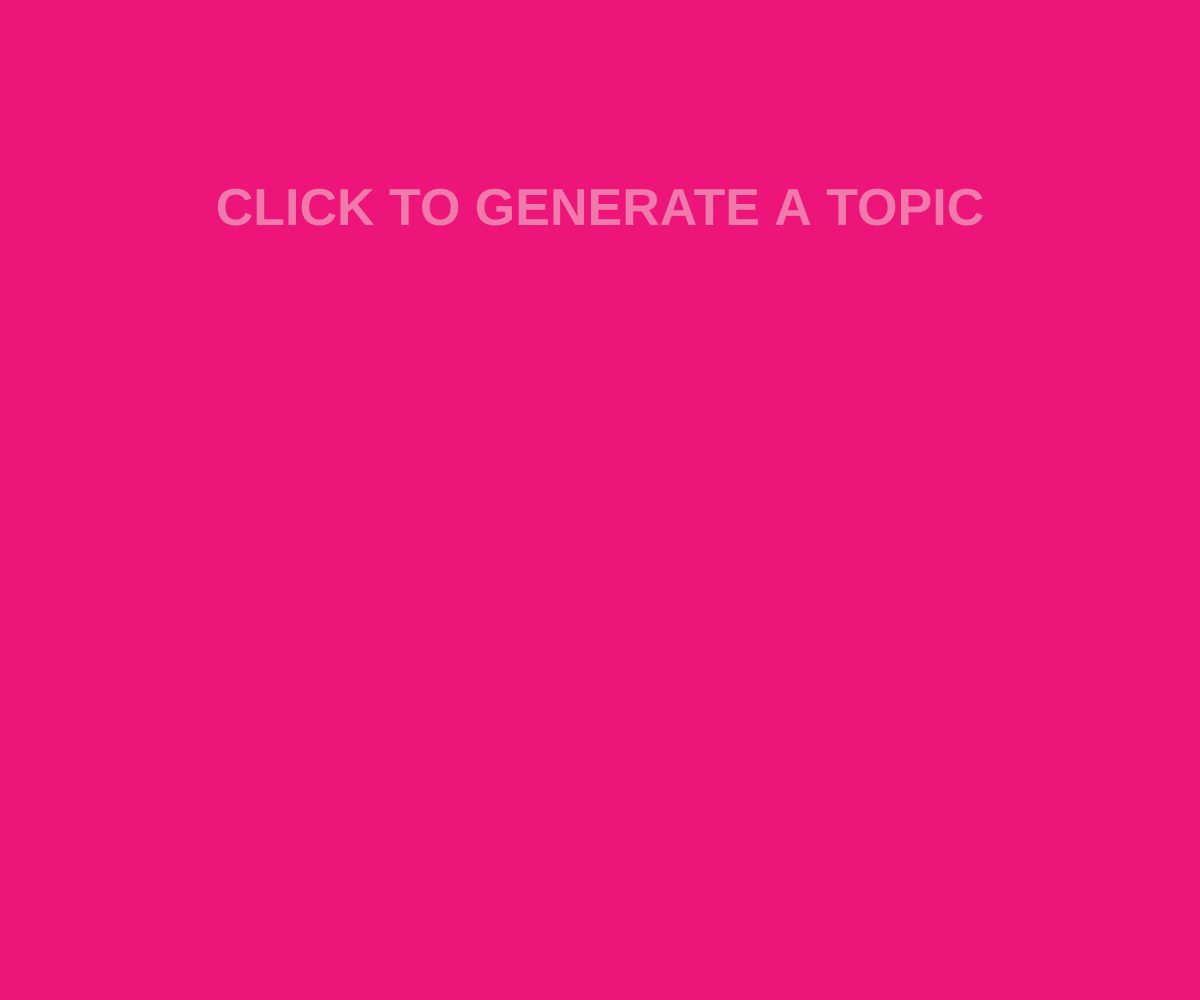
Frame 1 (no input)
Frame 60 (no input): identical to frame 1, image omitted
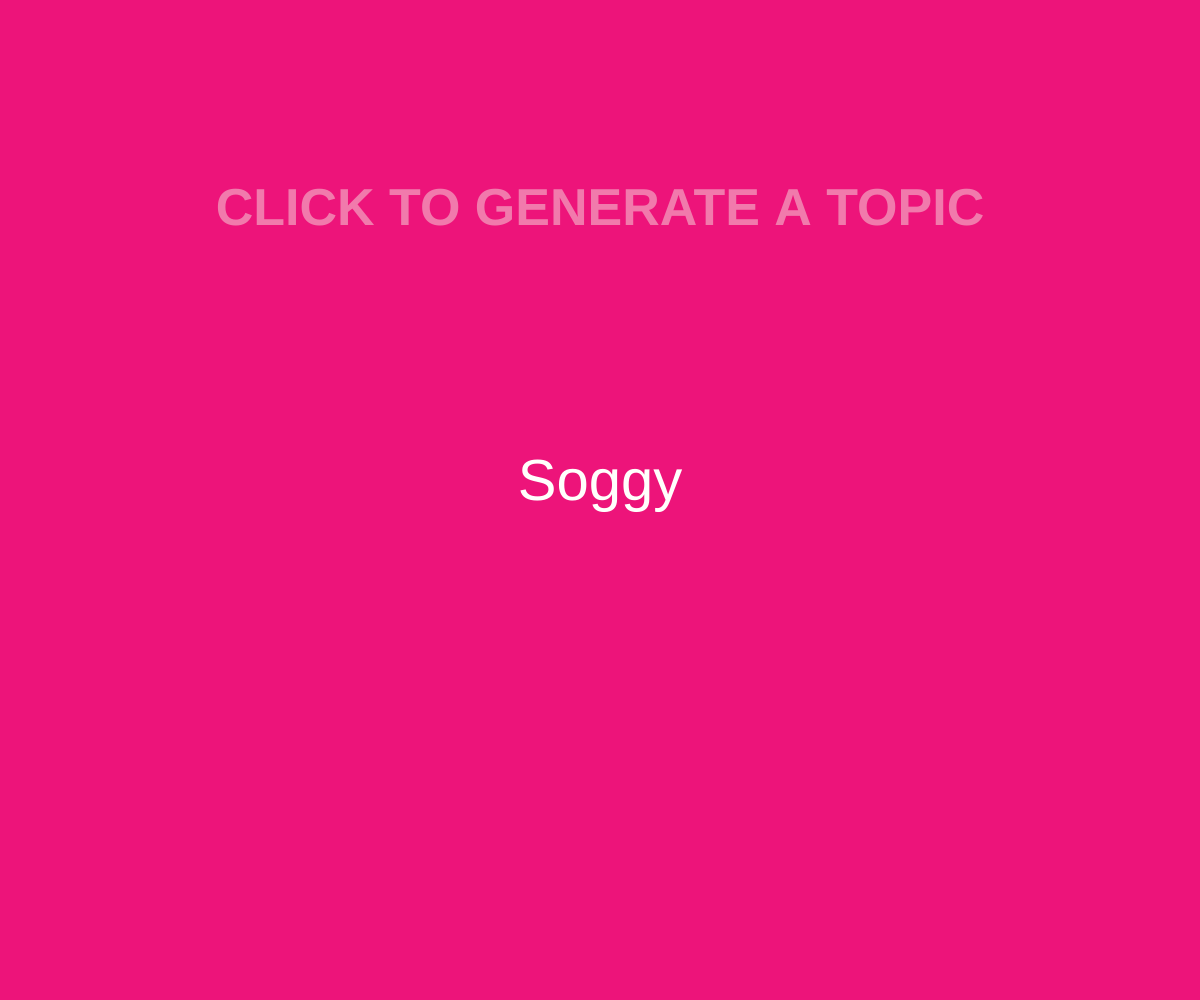
Frame 120 (the mouse pressed at the canvas centre since frame 60)

The p5.js sketch that drew these frames (run headless with seeded random() and noise() and a simulated clock; from frame 60 on, the mouse is pressed at the canvas centre):

// p5.js sketch
// ── sketch.js
// create the list of topics
var topic;



function setup() {
  createCanvas(windowWidth, windowHeight);
  background("#ED147A");
  
  fill("#F17AAC");
  textSize(52);
  textStyle(BOLD);
  textAlign(CENTER);
  text("CLICK TO GENERATE A TOPIC", width/2, 225);
  
  topic = new Topics();

}

function draw() {
  
}

function mousePressed() {
 
  topic.display();
}
// ── topics.js
function Topics() {
  
  // create the list of topics
  this.topics = [
    "Say Hello",
    "Early Morning",
    "Dazzle",
    "Crusade",
    "Space",
    "Abyssopelagic (Deep Ocean)",
    "Fairy's Garden",
    "Teeth",
    "Ennui",
    "Super Power",
    "Touching",
    "Monster Parade",
    "Merry Go Round",
    "Microchip",
    "Party",
    "Euphoria",
    "Snacks",
    "Buttons",
    "Bears",
    "Dream Land",
    "Routine",
    "Muse",
    "Glasses",
    "Miniature",
    "Gargoyle",
    "Maid",
    "Cappuccino",
    "Cartridges ",
    "Panic",
    "Cardboard Box",
    "Carbonation",
    "Panties",
    "Ferris Wheel",
    "Royal Palace",
    "Zippers",
    "Glutton",
    "Iridescence",
    "Fluffy ",
    "Circus",
    "Lazy",
    "Laboratory",
    "Toys",
    "Geometry",
    "Donuts",
    "Television",
    "Recycle Bin",
    "Smile",
    "Laundry",
    "Band-aids",
    "Calico",
    "Jiggle",
    "Contort",
    "Communication",
    "Eclipse",
    "Ruffles",
    "Swag",
    "Balloons",
    "Power Tools",
    "Cubes",
    "Metropolis",
    "Select a Character",
    "Assorted",
    "Tea ",
    "Fireworks",
    "Air",
    "Pocket",
    "Clover",
    "Keyboard",
    "Roller-skates",
    "Temptation",
    "Adventure",
    "Soggy",
    "Requiem",
    "Alert",
    "Business",
    "Zoo",
    "Underground",
    "Soft",
    "Aggravation",
    "Supernova",
    "Library",
    "Bath",
    "Aesthetic",
    "Café",
    "Hiccup",
    "Hospital",
    "Colossal",
    "Mutate",
    "Myth",
    "Intimidate",
    "Balance",
    "Airship",
    "Stranded",
    "Prank",
    "Chill",
    "Disk Jockey",
    "Summer",
    "Alliance",
    "Cotton Candy",
   "Mission Complete!"
    ];
  this.drawinggTopic = "";  
  
  // display the topic 
  this.display = function() {
    // Instruction
    background("#ED147A");
    fill("#F17AAC");
    textSize(52);
    textStyle(BOLD);
    textAlign(CENTER);
    text("CLICK TO GENERATE A TOPIC", width/2, 225);
    
    // actual topic
    fill("#FFFFFC");
    textSize(58);
    drawinggTopic = random(this.topics);
    textStyle(NORMAL);
    text(drawinggTopic, width/2, height/2);
  };
  
}
